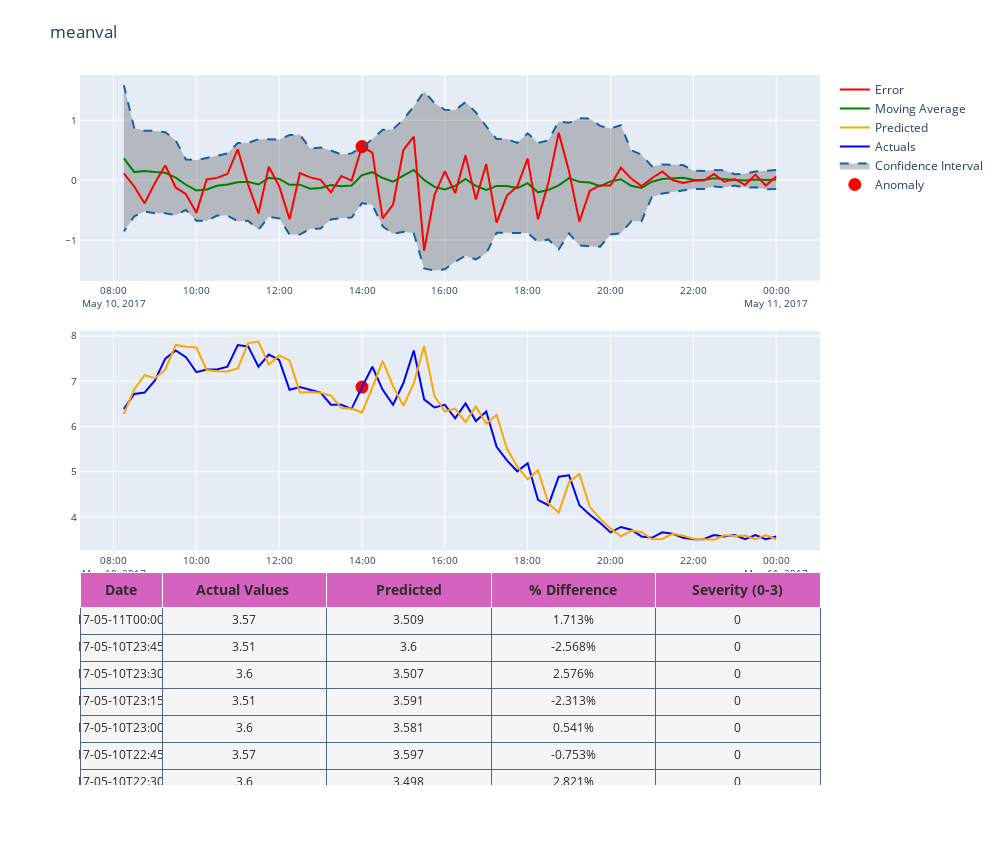

The notebook cell saved with this chart:
### Code cell
plot_anomaly(classify_df.iloc[:-6,:],"meanval")
